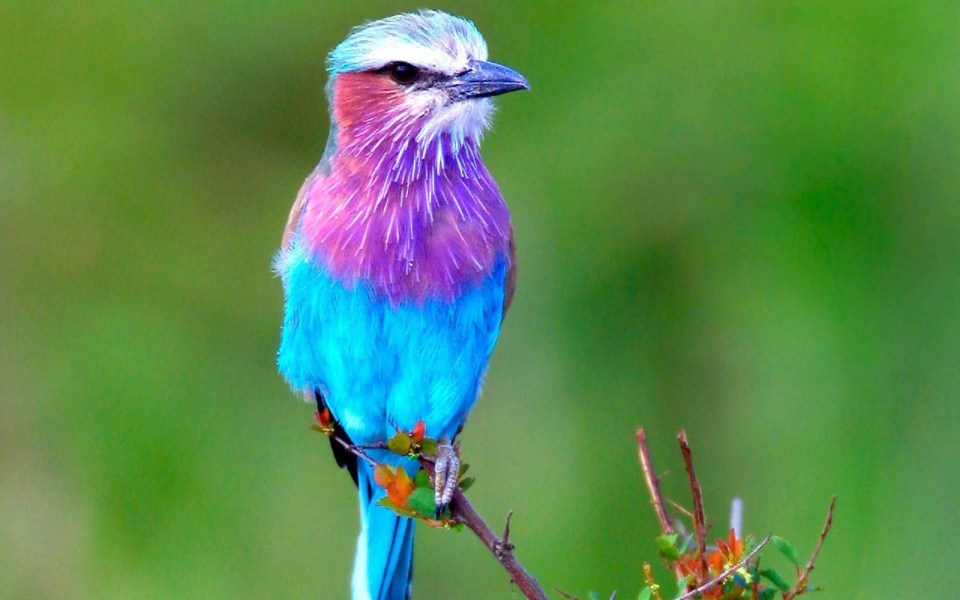
#> input picture Resources/bird.jpg, 1920 x 1200 px, found by its file name (shown at 1/2 size)
$ jupyter execute 1_1_PIL.ipynb
#> lines starting #> are read from the running program, lines starting #| are printed output that depends on the picture
[cell 1]
from PIL import Image

[cell 2]
# create a PIL image object
pil_im = Image.open('Resources/bird.jpg')
#> pil_im is the input picture: PIL image 1920x1200 RGB; mean R, G, B 89.5, 136.7, 80.3

[cell 3]
# convert the image to grayscale and save it
pil_im.convert('L').save('Resources/bird_grayscale.jpg')
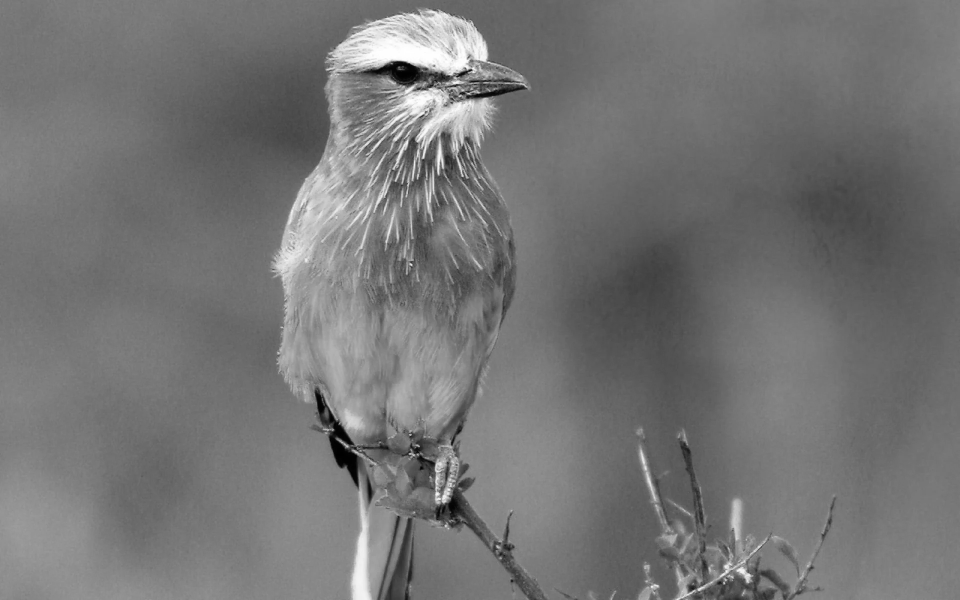
#> saved as bird_grayscale.jpg: PIL image 1920x1200 L (shown at 1/2 size); min 0, max 255, mean 116.2

[cell 4]
# cropping a region of the image
box = (100, 100, 800, 800)
region = pil_im.crop(box)
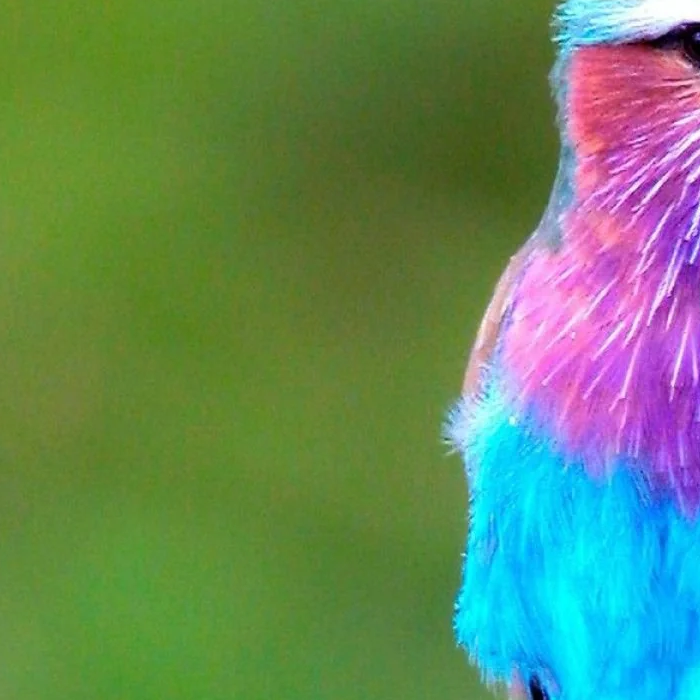
#> region: PIL image 700x700 RGB; mean R, G, B 100, 135, 97.2

[cell 5]
# rotate the region and paste it to the original image
region = region.transpose(Image.ROTATE_180)
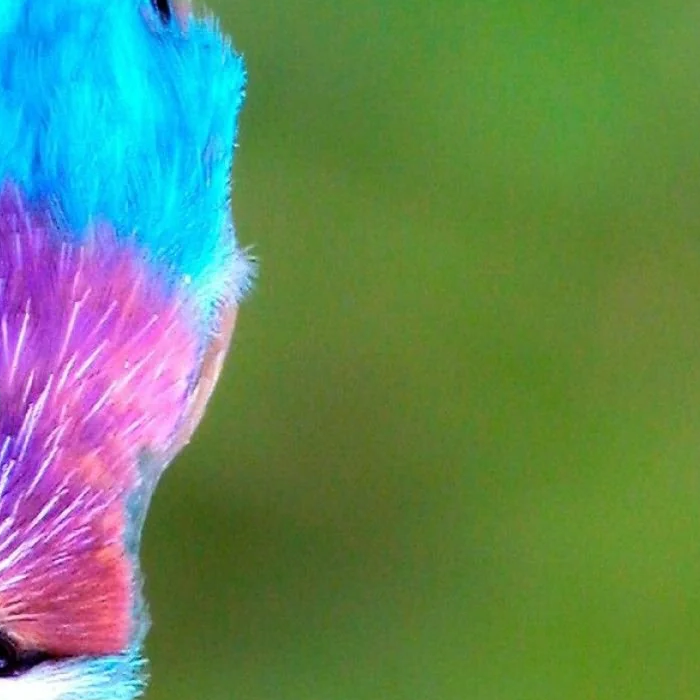
#> region: PIL image 700x700 RGB; mean R, G, B 100, 135, 97.2
pil_im.paste(region, box)
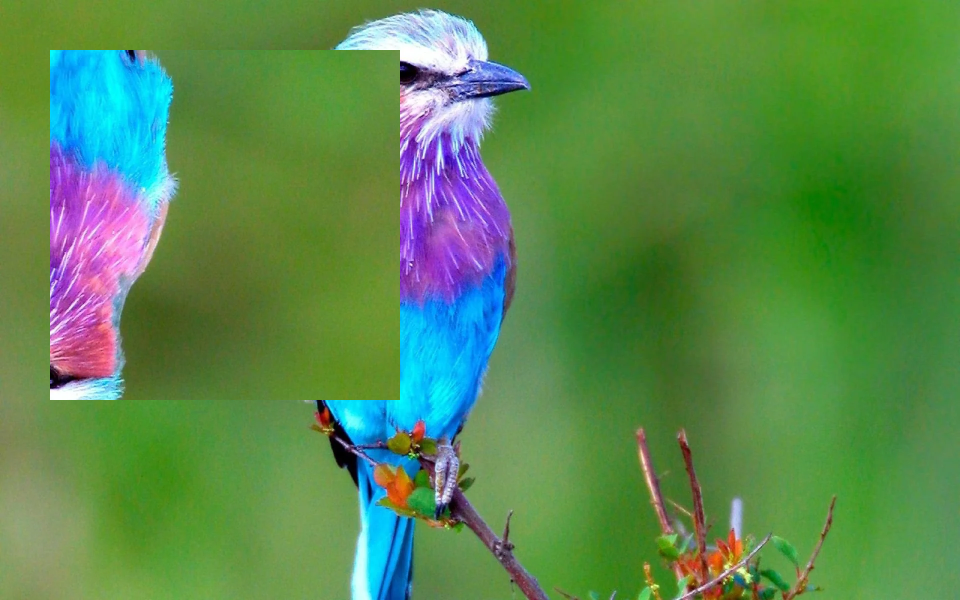
#> pil_im: PIL image 1920x1200 RGB (shown at 1/2 size); mean R, G, B 89.5, 136.7, 80.3

[cell 6]
# resize the image
out = pil_im.resize((720, 480))
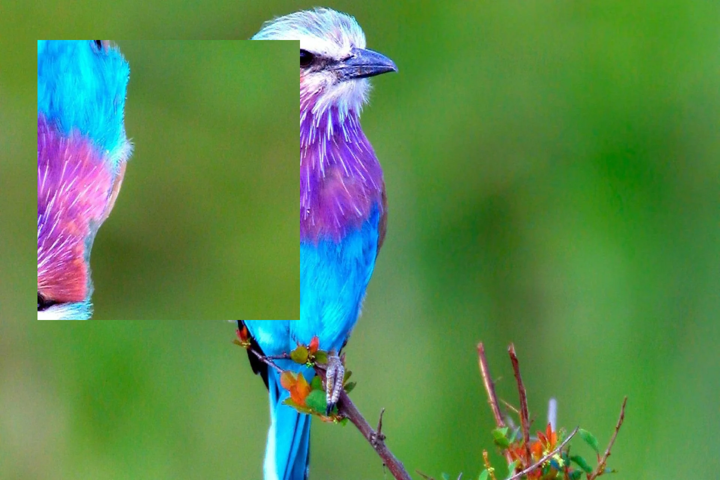
#> out: PIL image 720x480 RGB; mean R, G, B 89.5, 136.7, 80.3

[cell 7]
# rotate the image counter clockwise
out = out.rotate(45)
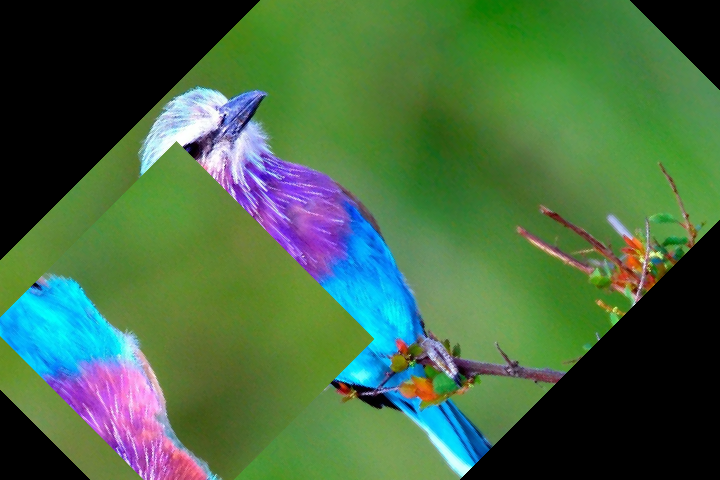
#> out: PIL image 720x480 RGB; mean R, G, B 69.5, 105.2, 67.5

[cell 8]
out

[cell 9]
# convert the image into a thumbnail of 128x128px
pil_im.thumbnail((128, 128))
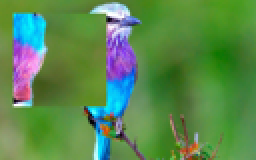
#> pil_im: PIL image 128x80 RGB (shown 2 times larger); mean R, G, B 89.5, 136.7, 80.2

pil_im

$ run again, with Resources/building.jpg copied over Resources/bird.jpg
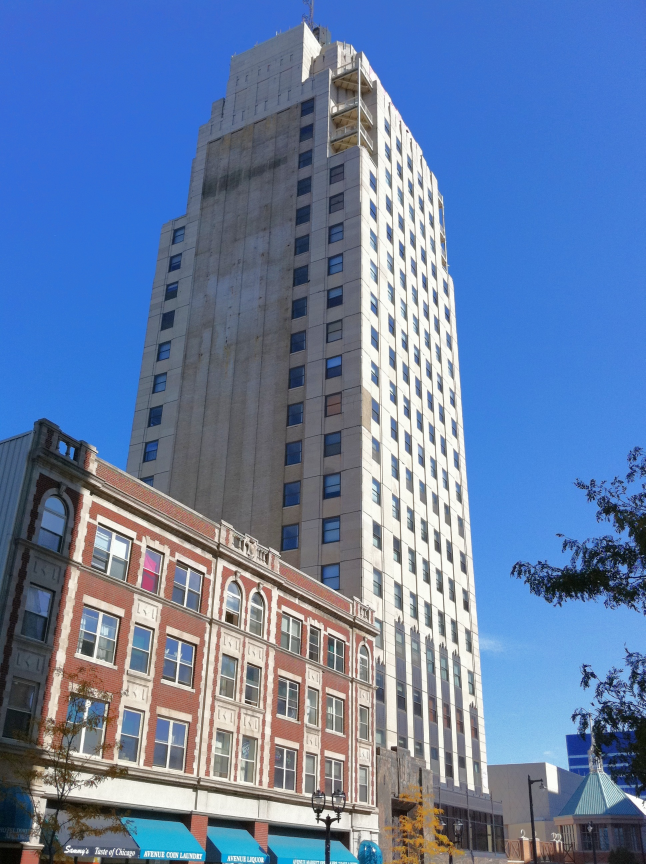
#> input picture Resources/building.jpg, 1936 x 2592 px, found by its file name (shown at 1/3 size)
#> pil_im is the input picture: PIL image 1936x2592 RGB; mean R, G, B 103.2, 126.8, 165.6
#> `out = out.rotate(45)`:
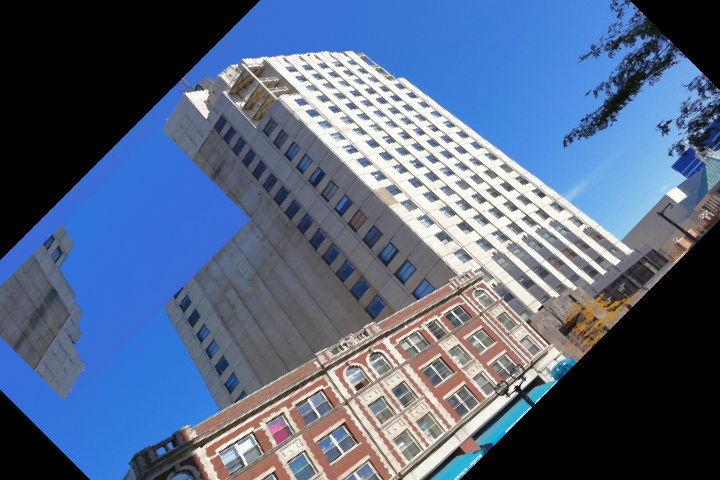
#> out: PIL image 720x480 RGB; mean R, G, B 85.3, 102.4, 130.5
#> `pil_im.thumbnail((128, 128))`:
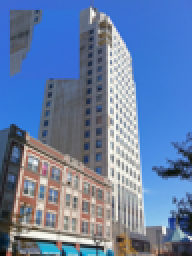
#> pil_im: PIL image 96x128 RGB (shown 2 times larger); mean R, G, B 103.2, 126.8, 165.6

$ run again, with Resources/mountains.jpg copied over Resources/bird.jpg
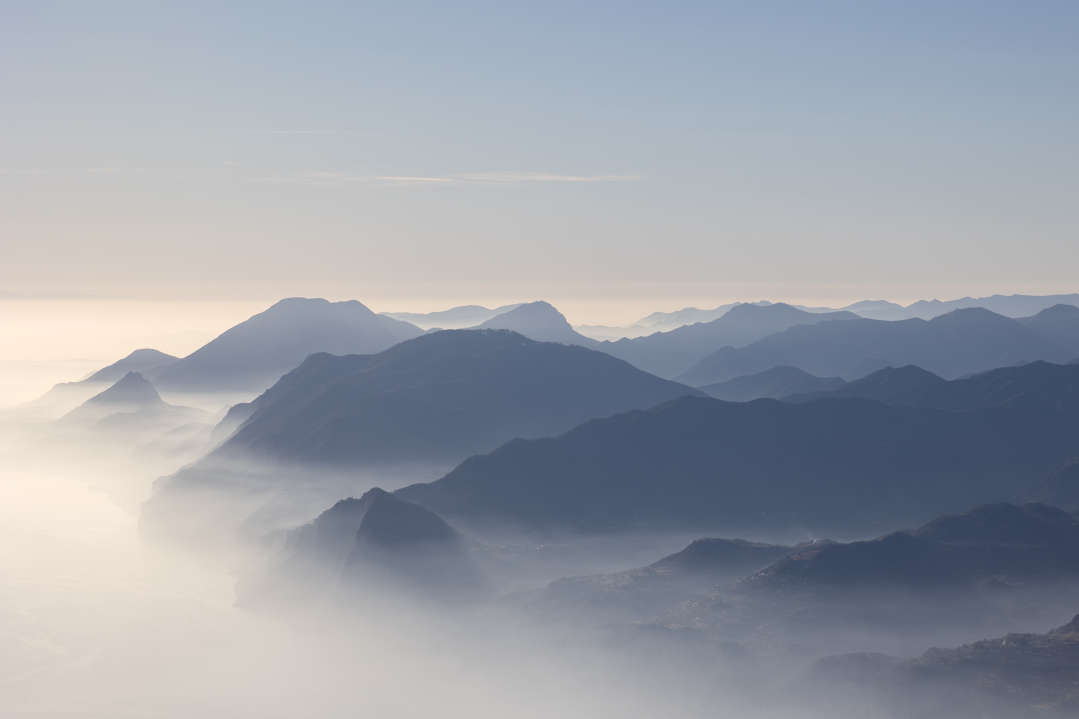
#> input picture Resources/mountains.jpg, 5391 x 3594 px, found by its file name (shown at 1/5 size)
#> pil_im is the input picture: PIL image 5391x3594 RGB; mean R, G, B 155.2, 160.1, 169.1
#> `region = region.transpose(Image.ROTATE_180)`:
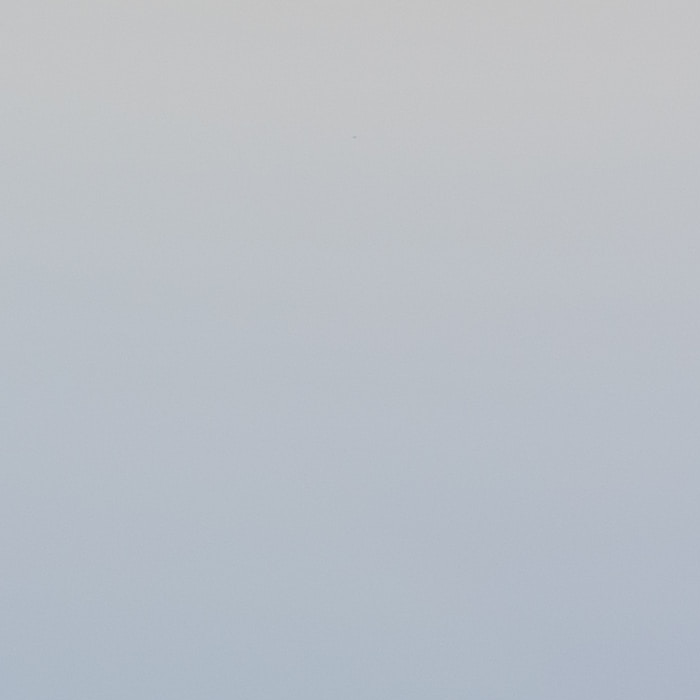
#> region: PIL image 700x700 RGB; mean R, G, B 185.5, 191.3, 198.7
#> `out = out.rotate(45)`:
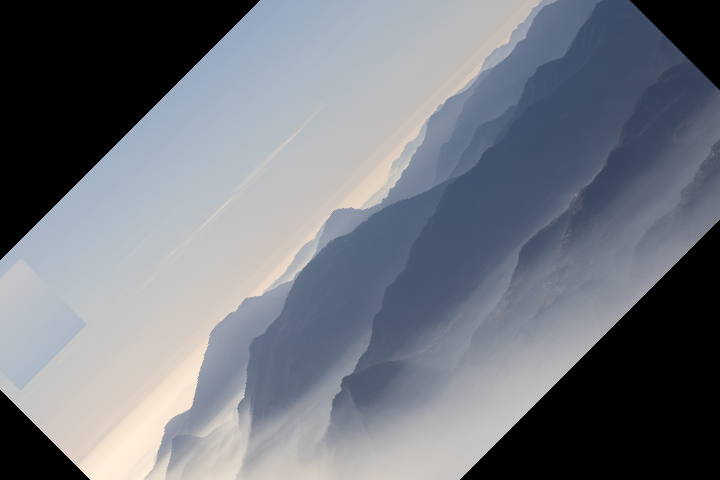
#> out: PIL image 720x480 RGB; mean R, G, B 114.3, 118.8, 127.1
